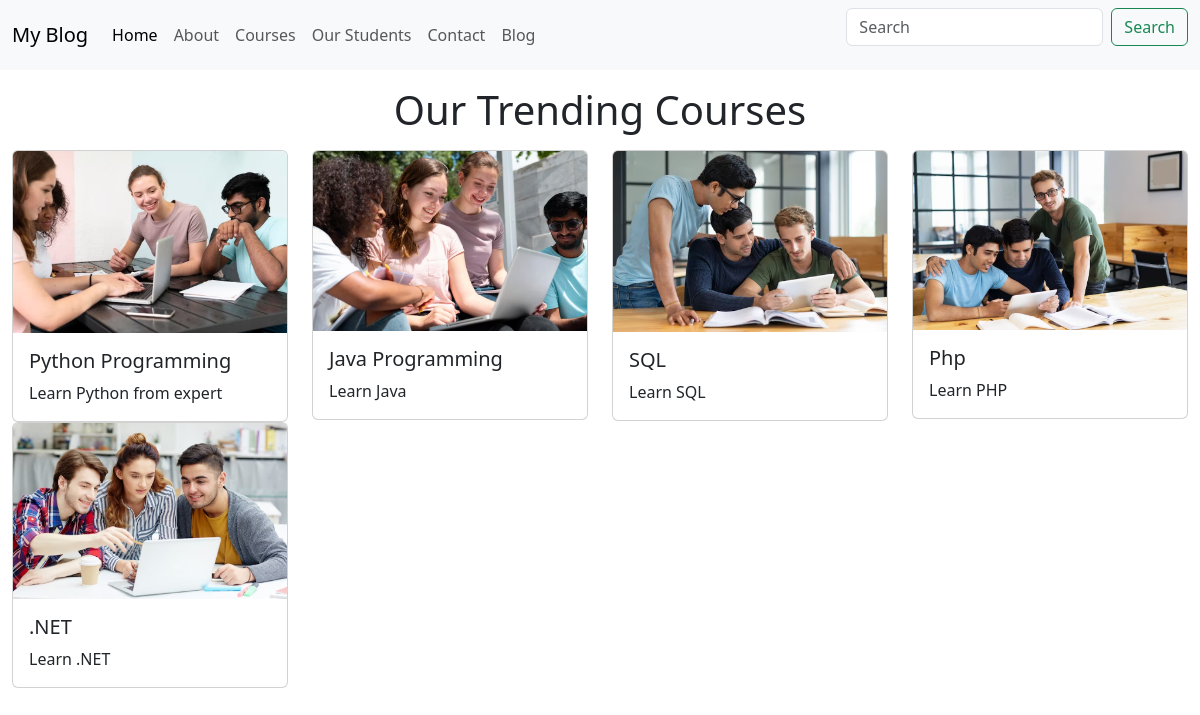
Screenshot of /courses with the database file from the repository.
### myapp/models.py (models this page shows, shortened)
class Course(models.Model):
    cname = models.CharField(max_length=50)
    cdesc = models.CharField(max_length=255)
    cimage = models.ImageField(upload_to='courseimage')

### myapp/views.py (the view)
# urls.py: path('courses',views.courses),
def courses(request):
    all_courses = Course.objects.all()
    return render(request,'myapp/courses.html',{'courses':all_courses})

### templates/myapp/courses.html
{% extends "base.html" %}
{% block content %}
<div class="container-fluid">
    <h1 class="text-center my-3">Our Trending Courses</h1>
    <div class="row">
        {% for i in courses %}
        <div class="col-md-3">
            <div class="card"">
                <img src="{{i.cimage.url}}" class="card-img-top" alt="...">
                <div class="card-body">
                  <h5 class="card-title">{{i.cname}}</h5>
                  <p class="card-text">{{i.cdesc}}</p>
                </div>
              </div>
        </div>
        {% endfor %}
    </div>
</div>
{% endblock content %}

### rows the page displays
Course: cimage (picture), cname "Python Programming", cdesc "Learn Python from expert"
Course: cimage (picture), cname "Java Programming", cdesc "Learn Java"
Course: cimage (picture), cname "SQL", cdesc "Learn SQL"
Course: cimage (picture), cname "Php", cdesc "Learn PHP"
Course: cimage (picture), cname ".NET", cdesc "Learn .NET"
